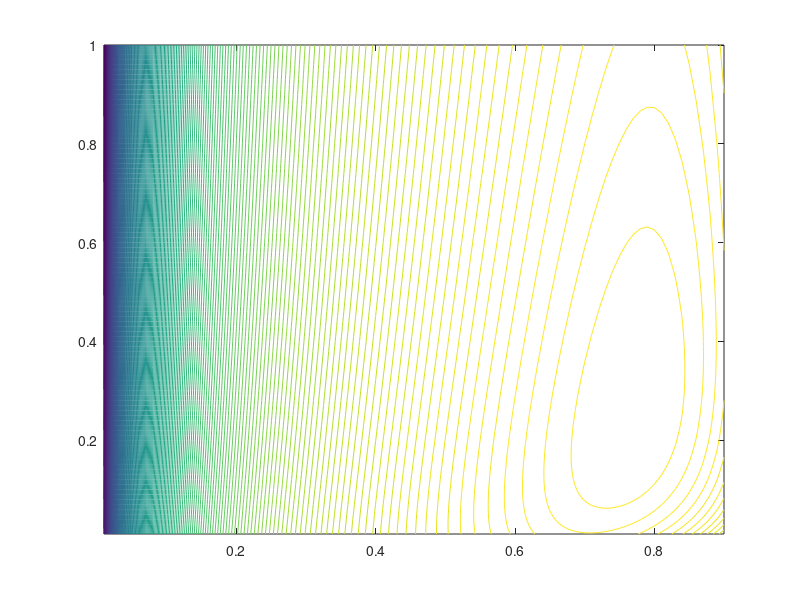

The MATLAB source for this figure: (Note: this script raises an error after producing the figure.)
% Program to produce log-likelihood surface for beta-geometric model
% Note that here we use the MATLAB elementwise
% operations, '.*' and './'
%___________________________________________________________
%data=[92 42 18 8 10 4 3 2 21];    % for driving scool 1
data=[115 23 4 4 2 1 0 0 1] % for driving school 2 
[mu,theta]=meshgrid(0.01:0.01:0.9,0.01:0.01:1.0);
loglik=log(mu)*data(1);	 	  % mu and theta are now matrices
p=mu;					  % of the same dimensions: the
s=p;					  % rows of m are copies of the
for i=2:8				  % vector (0.01, 0.02,...,0.9), and
  p=p.*(1-(mu+theta)./(1+(i-1)*theta)); % the columns of theta are copies
  s=s+p;				  % of the vector (0.01, 0.02,...,1.0)'.
  loglik=loglik+log(p)*data(i);	  % recursive specification of the
end					  % beta-geometric probabilities
p=ones(size(mu))-s;
loglik=loglik+log(p)*data(9);		% completes log-likelihood
contour(0.01:0.01:0.9,0.01:0.01:1.0,loglik,200)  % plots the contours
xlabel \mu; ylabel \theta           % last number is no. of contours
